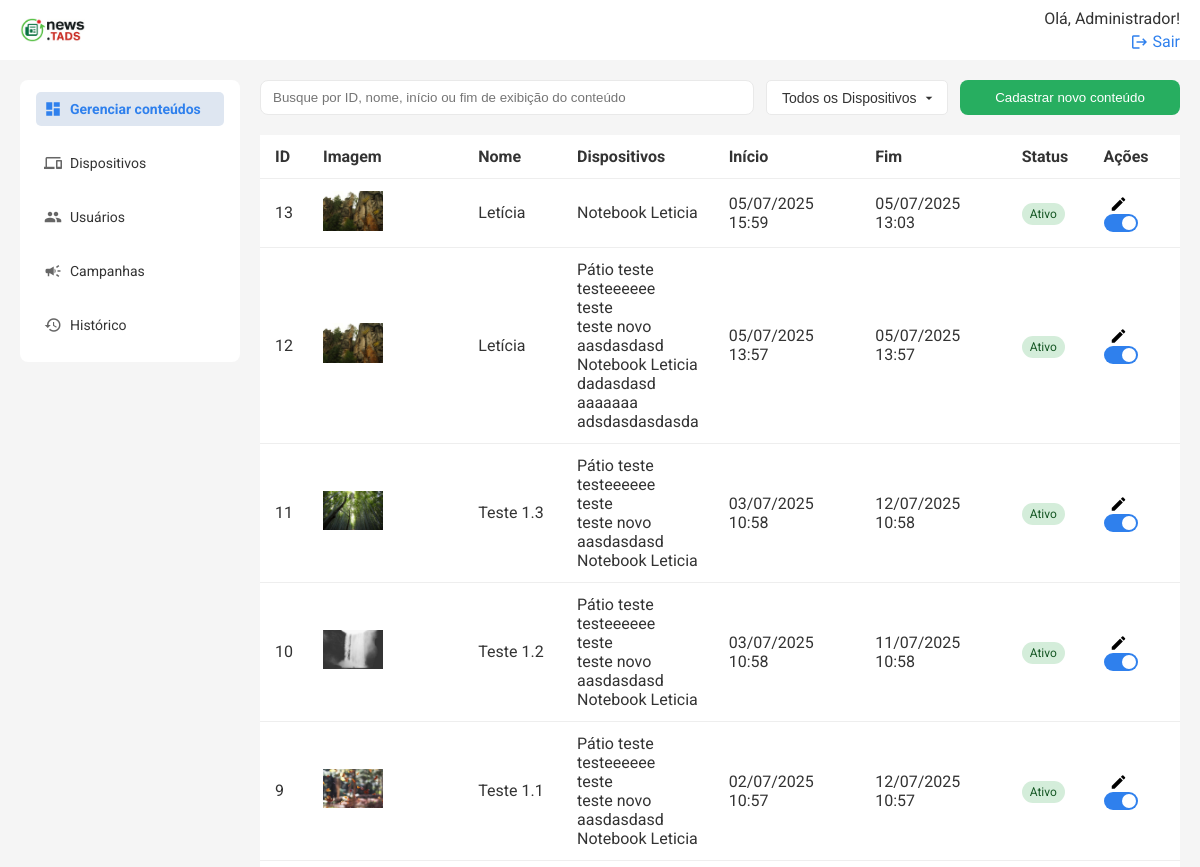
Before: /conteudos/ (signed in, upper part) with the older database file.
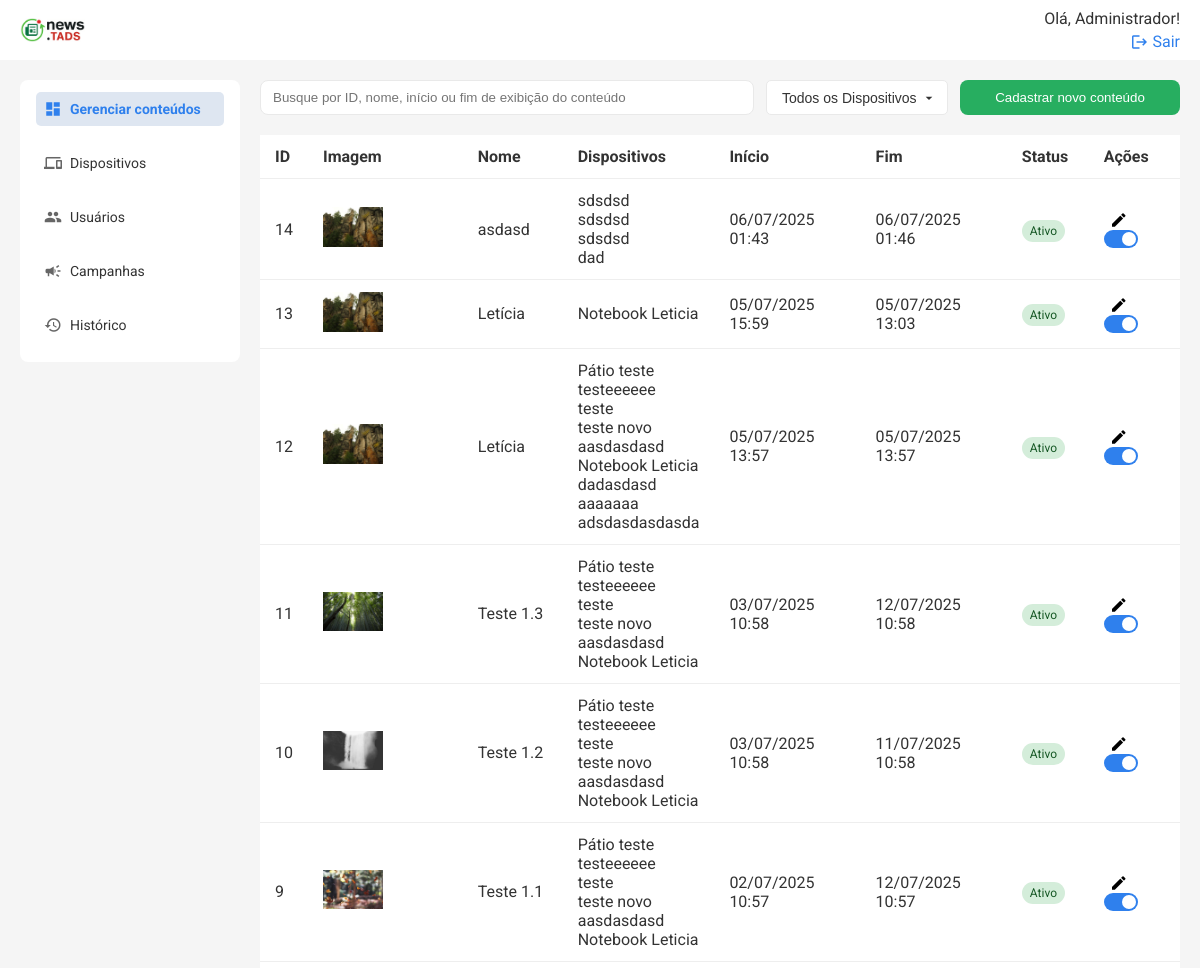
After: the same page with the newer database file.
### models.py (models this page shows)
class Conteudo(db.Model):
    id = db.Column(db.Integer, primary_key=True)
    nome = db.Column(db.String(100), nullable=False)
    imagem = db.Column(db.String(200))
    status = db.Column(db.String(20), default='Ativo')
    data_inicio = db.Column(db.DateTime, nullable=True)
    data_fim = db.Column(db.DateTime, nullable=True)
    dispositivos = db.relationship('ConteudoDispositivo', back_populates='conteudo', cascade='all, delete-orphan')

class ConteudoDispositivo(db.Model):
    id = db.Column(db.Integer, primary_key=True)
    conteudo_id = db.Column(db.Integer, db.ForeignKey('conteudo.id'))
    dispositivo_id = db.Column(db.Integer, db.ForeignKey('tela.idTela'))
    conteudo = db.relationship('Conteudo', back_populates='dispositivos')
    dispositivo = db.relationship('Tela')

class Tela(db.Model):
    idTela = db.Column(db.Integer, primary_key=True)
    nomeDispositivo = db.Column(db.String(20), nullable=False)
    enderecoIp = db.Column(db.String(15), nullable=False, unique=True)
    status = db.Column(db.String(10), nullable=False, default='Ativo')

### routes/conteudos.py (the view)
@conteudos_bp.route('/')
@login_required
def listar_conteudos():
    conteudos = Conteudo.query.order_by(Conteudo.id.desc()).all()
    dispositivos = Tela.query.filter_by(status='Ativo').all()
    return render_template('index.html', conteudos=conteudos, dispositivos=dispositivos)

### templates/index.html (shortened to what this page needs)
{% extends 'base.html' %} {% block title %}Conteúdos{% endblock %} {% block
content %}
<div class="search-cta">
    <input
        type="text"
        placeholder="Busque por ID, nome, início ou fim de exibição do conteúdo"
        class="search"
        id="buscaConteudos"
    />
    <select id="filtroDispositivo">
        <option value="">Todos os Dispositivos</option>
    </select>
    <button class="btn" onclick="openModal()">Cadastrar novo conteúdo</button>
</div>
<div class="table-wrapper">
    <table class="table">
        <thead>
            <tr>
                <th>ID</th>
                <th>Imagem</th>
                <th>Nome</th>
                <th>Dispositivos</th>
                <th>Início</th>
                <th>Fim</th>
                <th>Status</th>
                <th>Ações</th>
            </tr>
        </thead>
        <tbody id="conteudosTableBody">
            {% for conteudo in conteudos %}
            <tr>
                <td>{{ conteudo.id }}</td>
                <td>
                    {% if conteudo.imagem %}
                    <img
                        src="{{ url_for('static', filename=conteudo.imagem) }}"
                        alt="Imagem Conteúdo"
                        width="60"
                    />
                    {% else %}
                    <em>Sem imagem</em>
                    {% endif %}
                </td>
                <td>{{ conteudo.nome }}</td>
                <td>
                    {% for rel in conteudo.dispositivos %}
                    <span class="chip"
                        >{{ rel.dispositivo.nomeDispositivo }} </span
                    ><br />
                    {% endfor %}
                </td>
                <td>
                    {{ conteudo.data_inicio.strftime('%d/%m/%Y %H:%M') if
                    conteudo.data_inicio else '-' }}
                </td>
                <td>
                    {{ conteudo.data_fim.strftime('%d/%m/%Y %H:%M') if
                    conteudo.data_fim else '-' }}
                </td>
                <td>
                    <span
                        class="status {{ 'ativo' if conteudo.status == 'Ativo' else 'inativo' }}"
                    >
                        {{ conteudo.status }}
                    </span>
                </td>
                <td>
                    <button
                        class="edit"
                        title="Editar conteúdo"
                        onclick="editConteudo({{ conteudo.id }})"
                    >
                        <span class="material-icons">edit</span>
                    </button>
                    <label class="switch" title="Ativar/Inativar conteúdo">
                        <span class="slider"></span>
                    </label>
                </td>
            </tr>
            {% endfor %}
        </tbody>
    </table>
</div>
{% endblock %}

Changed rows visible on the page:
added Conteudo: id "14", imagem (picture), nome "asdasd", data_inicio "06/07/2025 01:43", data_fim "06/07/2025 01:46", status "Ativo"
added ConteudoDispositivo: dispositivo.nomeDispositivo "sdsdsd", shown under "14"
added ConteudoDispositivo: dispositivo.nomeDispositivo "sdsdsd", shown under "14"
added ConteudoDispositivo: dispositivo.nomeDispositivo "sdsdsd", shown under "14"
added ConteudoDispositivo: dispositivo.nomeDispositivo "dad", shown under "14"
